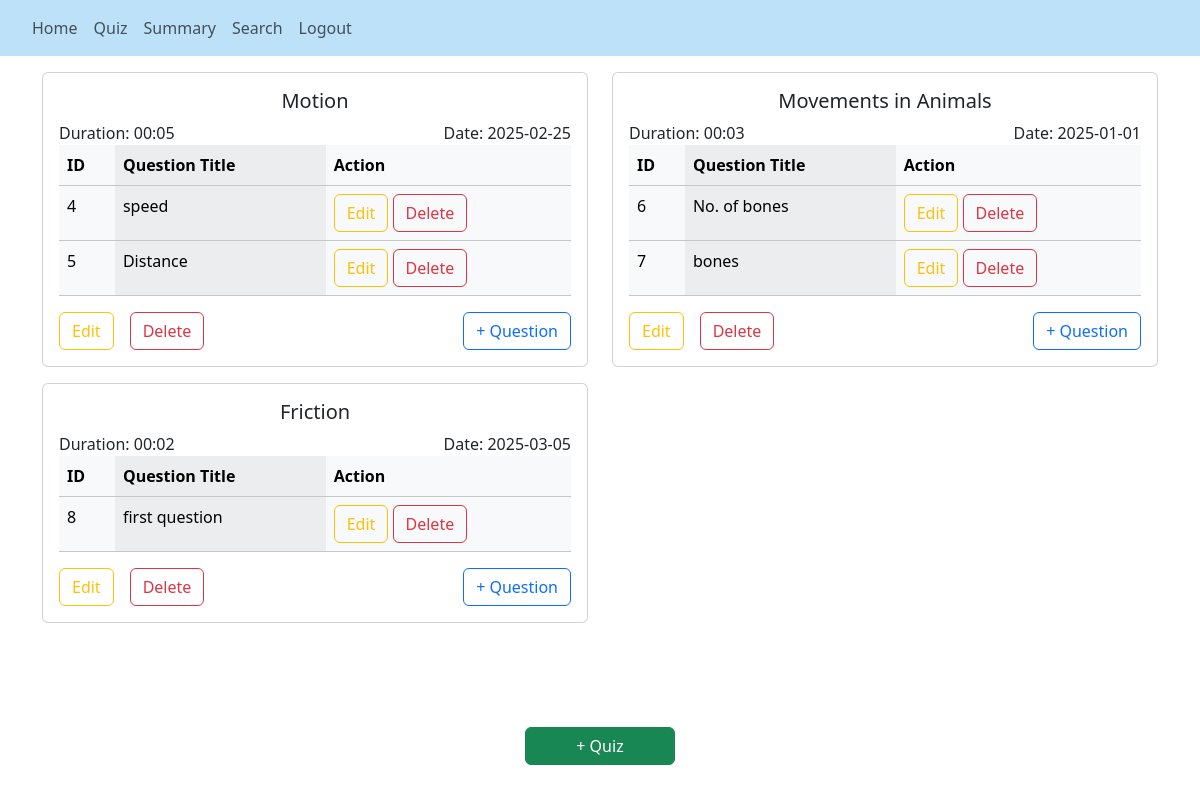
Before: /admin_quiz (signed in) with the older database file.
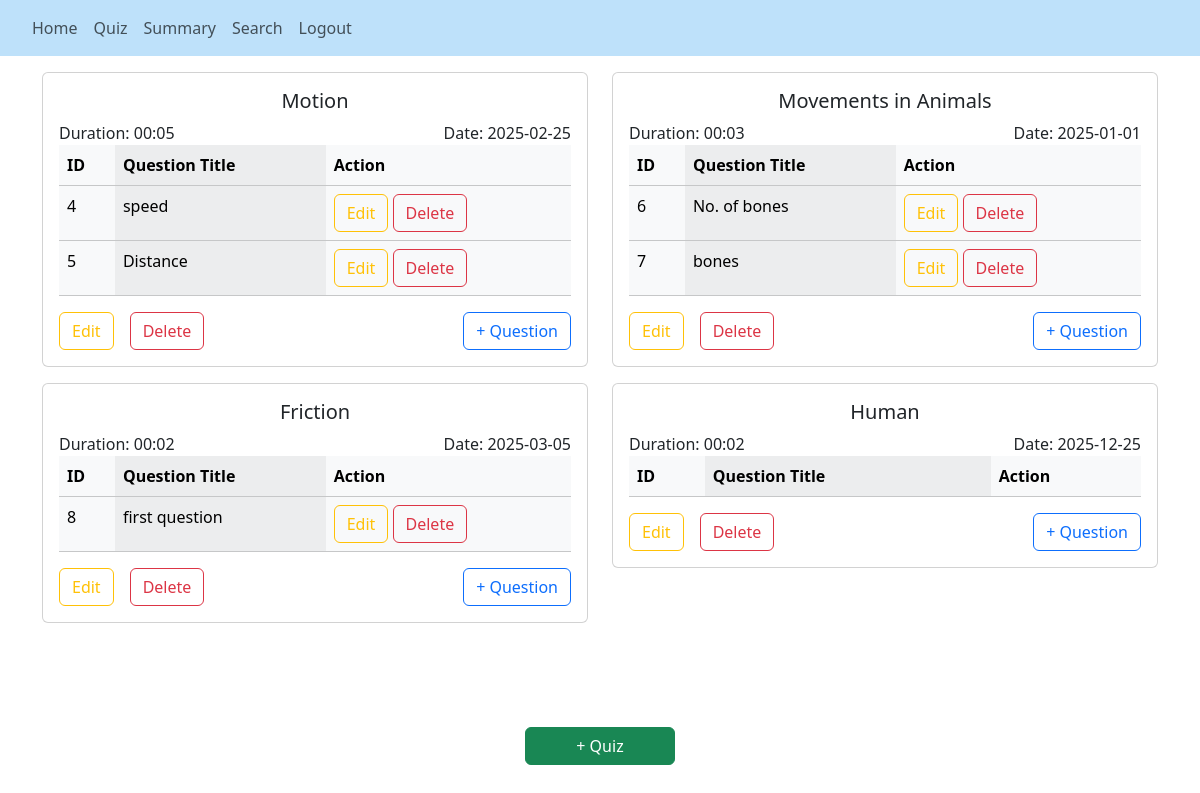
After: the same page with the newer database file.
### backend/models.py (models this page shows)
class Quiz(db.Model):
    __tablename__ = "quiz"
    id = db.Column(db.Integer, primary_key=True)
    date = db.Column(db.Date, nullable=False)
    duration = db.Column(db.Integer, nullable=False)
    chapter_id = db.Column(db.Integer, db.ForeignKey('chapter.id'), nullable=False)
    questions = db.relationship('Question', backref='quiz', lazy=True)
    scores = db.relationship('Score', backref='quiz', lazy=True)

class Chapter(db.Model):
    __tablename__ = "chapter"
    id = db.Column(db.Integer, primary_key=True)
    name = db.Column(db.String(100), nullable=False)
    desc = db.Column(db.String(200), nullable=False, default="No Description")
    subject_id = db.Column(db.Integer, db.ForeignKey('subject.id'), nullable=False)
    quizzes = db.relationship('Quiz', backref='chapter', lazy=True)

class Question(db.Model):
    __tablename__ = "question"
    id = db.Column(db.Integer, primary_key=True)
    title = db.Column(db.String(100), nullable=False)
    question_stmt = db.Column(db.String(250), nullable=False)
    option_a = db.Column(db.String(250), nullable=False)
    option_b = db.Column(db.String(250), nullable=False)
    option_c = db.Column(db.String(250), nullable=False)
    option_d = db.Column(db.String(250), nullable=False)
    correct_option = db.Column(db.String(1), nullable=False)  # a, b, c, or d
    quiz_id = db.Column(db.Integer, db.ForeignKey('quiz.id'), nullable=False)

### backend/controllers.py (the view)
@app.route("/admin_quiz")
@login_required
def admin_quiz():
    quizzes = Quiz.query.order_by(Quiz.id).all()
    questions = Question.query.order_by(Question.id).all()
    return render_template('admin_quiz.html', user=current_user, quizzes=quizzes, questions=questions)

### app.py (called while the page is built)
def start():
    quiz_app = Flask(__name__)
    quiz_app.config["SQLALCHEMY_DATABASE_URI"]="sqlite:///quiz_db.sqlite3"
    quiz_app.config["SECRET_KEY"] = "this_is_a_secret_for_quiz_app"
    db.init_app(quiz_app)
    quiz_app.app_context().push()
    quiz_app.debug = True
    db.create_all()
    create_admin()
    login_manager = LoginManager()
    login_manager.login_view = 'login'
    login_manager.init_app(quiz_app)
    @login_manager.user_loader
    def load_user(id):
        return User.query.get(int(id))
    print("Quiz app is running... ")

### templates/admin_quiz.html (shortened to what this page needs)
{% extends "base.html"%}
{% block nav %}
<nav class="navbar navbar-expand-lg navbar-light">
  <div class="collapse navbar-collapse mx-4" id="navbarSupportedContent">
    <ul class="navbar-nav mr-auto">
      <li class="nav-item active">
        <a class="nav-link" href="/admin">Home</a>
      </li>
      <li class="nav-item">
        <a class="nav-link" href="/admin_quiz">Quiz</a>
      </li>
      <li class="nav-item">
        <a class="nav-link" href="/admin_summary">Summary</a>
      </li>
      <li class="nav-item">
        <a class="nav-link" href="/admin/search">Search</a>
      </li>
      <li class="nav-item">
        <a class="nav-link" href="/logout">Logout</a>
      </li>
    </ul>
  </div>
</nav>
{% endblock %}
{% block content %}
<div class="container mb-5">
  <div class="row">
    {% if quizzes %}
    {% for quiz in quizzes %}
    <div class="col-lg-6">
      <div class="card mt-3">
        <div class="card-body table-responsive">
          <h5 class="card-title text-center">{{ quiz.chapter.name }}</h5>
          <div class="d-flex justify-content-between">
            <div>Duration: {{quiz.duration}}</div>
            <div>Date: {{quiz.date}}</div>
          </div>
          {% if questions %}
          <table class="table table-light table-striped-columns">
            <thead>
              <tr>
                <th>ID</th>
                <th>Question Title</th>
                <th>Action</th>
              </tr>
            </thead>
            <tbody>
            {% for question in quiz.questions %}
              <tr>
                <td>{{question.id}}</td>
                <td>{{question.title}}</td>
                <td>
                  <a href="/question/{{ question.id }}/edit" class="btn btn-outline-warning">Edit</a>
                  <a href="/question/{{ question.id }}/delete" class="btn btn-outline-danger">Delete</a>
                </td>
              </tr>
              {% endfor %}
            </tbody>
          </table>
          {% else %}
          <p class="card-text">No Questions found</p>
          {% endif %}
          <a href="/quiz/{{ quiz.id }}/edit" class="btn btn-outline-warning float-start me-3">Edit</a>
          <a href="/quiz/{{ quiz.id }}/delete" class="btn btn-outline-danger float-start">Delete</a>
          <a href="/new_question/{{ quiz.id }}/" class="btn btn-outline-primary float-end">+ Question</a>
        </div>
      </div>
    </div>
    {% endfor %}
  </div>
  {% endif %}
</div>
<a href="/new_quiz" class="btn btn-success fixed-bottom-button">+ Quiz</a>
{% endblock %}

Changed rows visible on the page:
added Quiz: chapter.name "Human", duration "00:02", date "2025-12-25"
